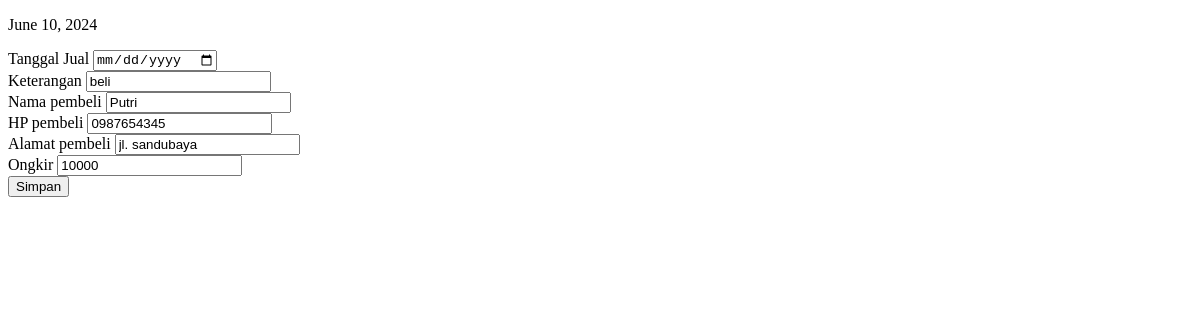
Page /kasir/sales/1/edit/ on the committed database.
### kasir/models.py (models this page shows)
class Sale(models.Model):
    code = models.CharField(max_length=10, unique=True)
    description = models.CharField(max_length=100)
    slug = models.TextField(unique=True)
    buyer_name = models.CharField(max_length=20)
    buyer_phone = models.CharField(max_length=15)
    buyer_address = models.CharField(max_length=200)
    ongkir = models.BigIntegerField(default=0)
    sale_date = models.DateField()
    created_at = models.DateTimeField()
    status = models.BooleanField(default=True)

### kasir/views.py (the view, shortened to what this page needs)
# urls.py: path('kasir/sales/<int:sale_id>/edit/', views.edit_sale, name='sales.edit'),
def edit_sale(request, sale_id):
    sale = get_object_or_404(Sale, pk=sale_id)
    context = {
        'sale': sale
    }
    return render(request, 'kasir/sale-edit.html', context=context)

### kasir/templates/kasir/sale-edit.html (shortened to what this page needs)
{% extends 'base.html' %}
{% block content %}
<div class="bg-base-200">
  <div class="flex items-center justify-center p-12">
    <div class="mx-auto w-full max-w-[550px]">
      <form action="" method="POST">
        <p>{{sale.sale_date}}</p>
        <div class="mb-5">
          <label for="sale_date" class="mb-3 block text-base font-medium text-[#07074D]">
            Tanggal Jual
          </label>
          <input type="date" name="sale_date" id="sale_date" value="{{sale.sale_date.year}}-{{sale.sale_date.month}}-{{sale.sale_date.day}}" required
            class="w-full rounded-md border border-[#e0e0e0] bg-white py-3 px-6 text-base font-medium text-[#6B7280] outline-none focus:border-[#6A64F1] focus:shadow-md" />
        </div>
        <div class="mb-5">
          <label for="sale_description"
          class=" mb-3 block text-base font-medium text-[#07074D]">
            Keterangan
          </label>
          <input type="text" name="sale_description" id="sale_description" value="{{sale.description}}" required
            class="w-full rounded-md border border-[#e0e0e0] bg-white py-3 px-6 text-base font-medium text-[#6B7280] outline-none focus:border-[#6A64F1] focus:shadow-md" />
        </div>
        <div class="mb-5">
          <label for="sale_buyer_name"
          class=" mb-3 block text-base font-medium text-[#07074D]">
            Nama pembeli
          </label>
          <input type="text" name="sale_buyer_name" id="sale_buyer_name" value="{{sale.buyer_name}}" required
            class="w-full rounded-md border border-[#e0e0e0] bg-white py-3 px-6 text-base font-medium text-[#6B7280] outline-none focus:border-[#6A64F1] focus:shadow-md" />
        </div>
        <div class="mb-5">
          <label for="sale_buyer_phone"
          class=" mb-3 block text-base font-medium text-[#07074D]">
            HP pembeli
          </label>
          <input type="text" name="sale_buyer_phone" id="sale_buyer_phone" value="{{sale.buyer_phone}}" required
            class="w-full rounded-md border border-[#e0e0e0] bg-white py-3 px-6 text-base font-medium text-[#6B7280] outline-none focus:border-[#6A64F1] focus:shadow-md" />
        </div>
        <div class="mb-5">
          <label for="sale_buyer_address" class="mb-3 block text-base font-medium text-[#07074D]">
            Alamat pembeli
          </label>
          <input type="text" name="sale_buyer_address" id="sale_buyer_address" value="{{sale.buyer_address}}" required
            class="w-full rounded-md border border-[#e0e0e0] bg-white py-3 px-6 text-base font-medium text-[#6B7280] outline-none focus:border-[#6A64F1] focus:shadow-md" />
        </div>
        <div class="mb-5">
          <label for="sale_ongkir" class="mb-3 block text-base font-medium text-[#07074D]">
            Ongkir
          </label>
          <input type="number" name="sale_ongkir" id="sale_ongkir" value="{{sale.ongkir}}" required
            class="w-full rounded-md border border-[#e0e0e0] bg-white py-3 px-6 text-base font-medium text-[#6B7280] outline-none focus:border-[#6A64F1] focus:shadow-md" />
        </div>
        <div>
          <button type="submit"
            class="hover:shadow-form rounded-md bg-[#6A64F1] py-3 px-8 text-base font-semibold text-white outline-none">
            Simpan
          </button>
        </div>
      </form>
    </div>
  </div>
</div>
{% endblock %}

### rows in the picture
Sale: sale_date "June 10, 2024", sale_description "beli", sale_buyer_name "Putri", sale_buyer_phone "0987654345", sale_buyer_address "jl. sandubaya", sale_ongkir "10000"
